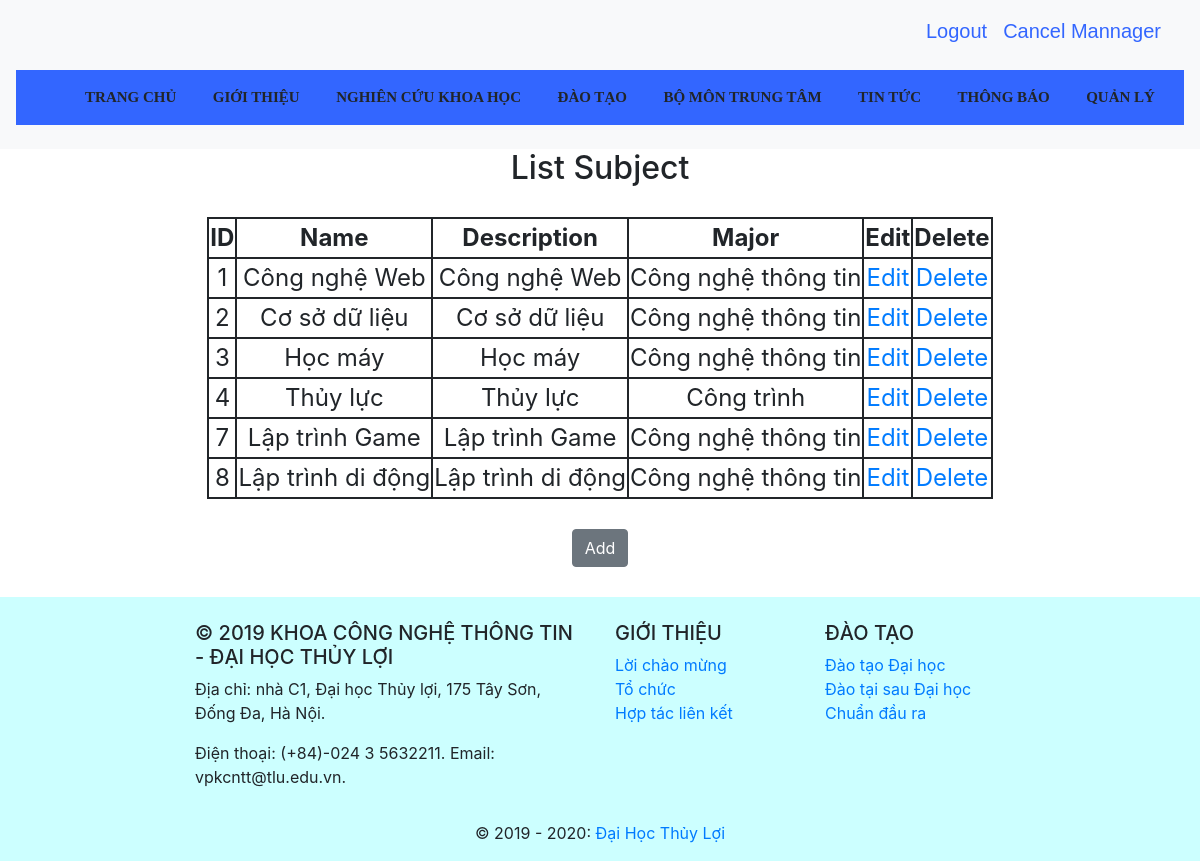
The page /ProjectWeb/managerSubject.php (signed in) on the database its author committed.
### tables this page shows
CREATE TABLE `subject` (
  `subjectid` smallint(5) UNSIGNED NOT NULL,
  `subjectName` varchar(60) NOT NULL,
  `subjectDes` text NOT NULL,
  `majorid` smallint(5) UNSIGNED NOT NULL
);

CREATE TABLE `major` (
  `majorid` smallint(5) UNSIGNED NOT NULL,
  `majorName` varchar(60) NOT NULL,
  `majorDes` text NOT NULL
);

### ProjectWeb/managerSubject.php (the view, shortened to what this page needs)
<!DOCTYPE html>
<html lang="en">
<head>
    <link rel="stylesheet" href="https://maxcdn.bootstrapcdn.com/bootstrap/4.3.1/css/bootstrap.min.css">
    <link rel="stylesheet" href="https://cdnjs.cloudflare.com/ajax/libs/font-awesome/4.7.0/css/font-awesome.min.css">
    <link rel="stylesheet" href="css/style.css">
</head>
<body>
    <?php include("headerAdmin.php"); ?>
    <nav class="navbar navbar-expand-md navbar-light bg-light sticky-top">
        <ul style="width: 100%; text-align:center; background-color: #3366FF;  ">
            <div class="dropdown">
                <div class="dropbtn">TRANG CHỦ</div>
            </div>
            <div class="dropdown">
                <div class="dropbtn">GIỚI THIỆU</div>
            </div>
            <div class="dropdown">
                <div class="dropbtn">NGHIÊN CỨU KHOA HỌC</div>
            </div>
            <div class="dropdown">
                <div class="dropbtn">ĐÀO TẠO</div>
            </div>
            <div class="dropdown">
                <div class="dropbtn">BỘ MÔN TRUNG TÂM</div>
            </div>
            <div class="dropdown">
                <div class="dropbtn">TIN TỨC</div>
            </div>
            <div class="dropdown">
                <div class="dropbtn">THÔNG BÁO</div>
            </div>
            <div class="dropdown">
                <div class="dropbtn" href="#" >QUẢN LÝ</div>
            </div>
        </ul>
    </nav>
    <div class="text-center main-content">
        <h2 style="margin-bottom:30px;">List Subject</h2>
        <?php
            require('connectdb.php');
            $sql = 'SELECT subjectid, subjectName, subjectDes, majorName FROM subject, major WHERE (subject.majorid = major.majorid)';
            mysqli_set_charset($dbcon, 'utf8');
            $result = mysqli_query($dbcon,$sql);
            echo '<font size="5">';
            echo '<table style="border: 2px solid"; align="center";>';
            echo '<tr style="border: 2px solid;"><th style="border: 2px solid">ID</th><th style="border: 2px solid">Name</th><th style="border: 2px solid">Description</th><th style="border: 2px solid">Major</th><th style="border: 2px solid">Edit</th><th style="border: 2px solid">Delete</th></tr>';
            if(mysqli_num_rows($result)>0){
            while($row = mysqli_fetch_assoc($result)){
                echo '<tr style="border: 2px solid">';
                echo '<td style="border: 2px solid">'.$row['subjectid'].'</td>';
                echo '<td style="border: 2px solid">'.$row['subjectName'].'</td>';
                echo '<td style="border: 2px solid">'.$row['subjectDes'].'</td>';
                echo '<td style="border: 2px solid">'.$row['majorName'].'</td>';
                echo '<td style="border: 2px solid">'.'<a href="editSubject.php?id='.$row['subjectid'].'">Edit</a>'.'</td>';
                echo '<td style="border: 2px solid">'.'<a href="deleteSubject.php?id='.$row['subjectid'].'">Delete</a>'.'</td>';
                }
            }
            echo '</table>';
            echo '</font>';
        ?>
        <button style="margin: 30px;" type="submit" name="submit" class="btn btn-secondary" onclick="location.href = 'addSubject.php'" >Add</button>
    </div>
    <?php include("footer.php"); ?>
</body>
</html>

### ProjectWeb/css/style.css (style rules this page uses)
body { width: 100%; height: 100%; }
.dropbtn { padding: 16px; font-size: 15px !important; font-weight:bold ; font-family: 'Times New Roman', Times, serif; }
.dropdown { position: relative; display: inline-block; }

### rows shown on the page
subject: subjectid "1", subjectName "Công nghệ Web", subjectDes "Công nghệ Web", majorid.majorName "Công nghệ thông tin"
subject: subjectid "2", subjectName "Cơ sở dữ liệu", subjectDes "Cơ sở dữ liệu", majorid.majorName "Công nghệ thông tin"
subject: subjectid "3", subjectName "Học máy", subjectDes "Học máy", majorid.majorName "Công nghệ thông tin"
subject: subjectid "4", subjectName "Thủy lực", subjectDes "Thủy lực", majorid.majorName "Công trình"
subject: subjectid "7", subjectName "Lập trình Game", subjectDes "Lập trình Game", majorid.majorName "Công nghệ thông tin"
subject: subjectid "8", subjectName "Lập trình di động", subjectDes "Lập trình di động", majorid.majorName "Công nghệ thông tin"
